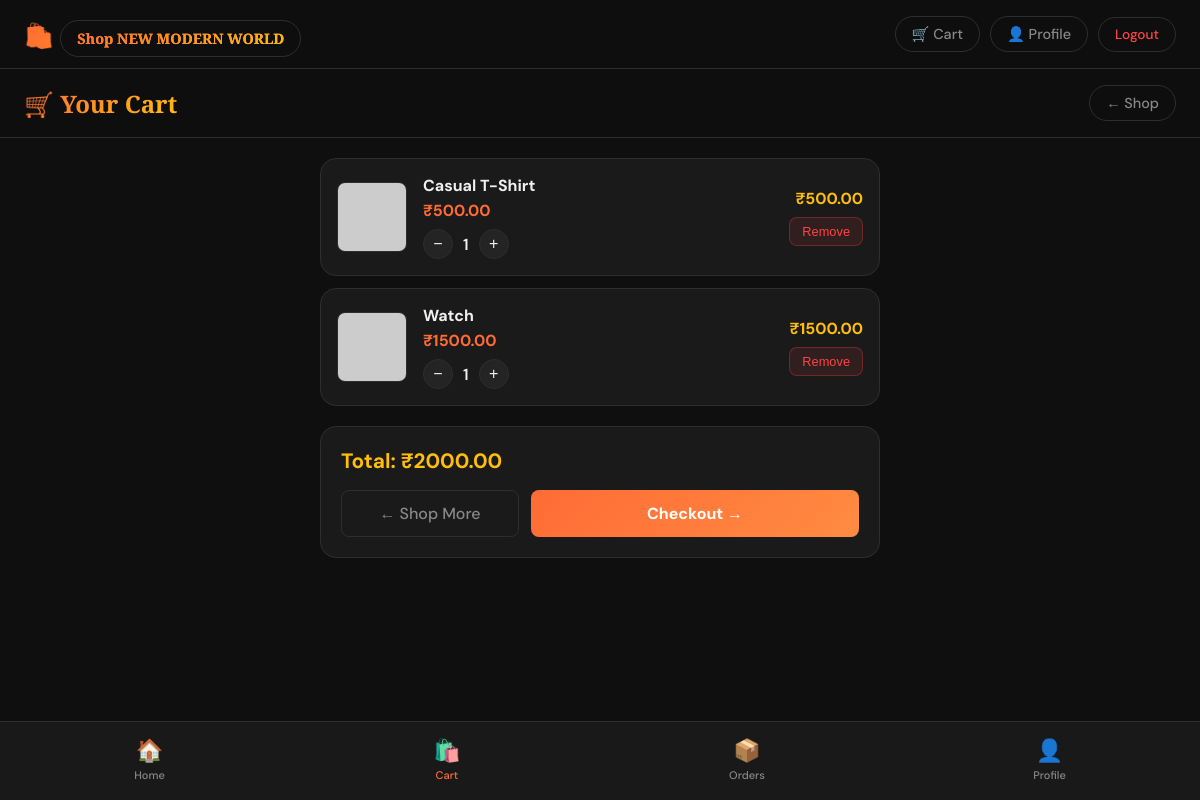
The app's page /cart/ (signed in) with its own data.
### cart/models.py (models this page shows, shortened)
class CartItem(models.Model):
    cart = models.ForeignKey(Cart, on_delete=models.CASCADE, related_name='items')
    product = models.ForeignKey(Product, on_delete=models.CASCADE)
    quantity = models.PositiveIntegerField(default=1)
    def get_subtotal(self):
        return self.product.price * self.quantity

class Cart(models.Model):
    user = models.OneToOneField(User, on_delete=models.CASCADE, related_name='cart')
    def get_total_price(self):
        return sum(item.product.price * item.quantity for item in self.items.all())

### products/models.py (models this page shows, shortened)
class Product(models.Model):
    name = models.CharField(max_length=200)
    description = models.TextField()
    price = models.DecimalField(max_digits=10, decimal_places=2)
    image = models.CharField(max_length=500, null=True, blank=True, help_text="Enter image URL or local media path")
    stock = models.IntegerField(default=0)
    category = models.ForeignKey(Category, on_delete=models.CASCADE, related_name='products')

### cart/views.py (the view)
# urls.py: path('', views.cart_detail_view, name='cart_detail'),
@login_required
def cart_detail_view(request):
    cart, created = Cart.objects.get_or_create(user=request.user)
    return render(request, 'cart/cart.html', {'cart': cart})

### templates/cart/cart.html (shortened to what this page needs)
{% extends 'base.html' %}
{% load static %}
{% block content %}
<div class="navbar" style="border-top: none;">
  <h2>🛒 Your Cart</h2>
  <a href="{% url 'home' %}">← Shop</a>
</div>
<div class="cart-container">
  <div id="cart-items">
    {% for item in cart.items.all %}
      <div class="cart-item">
        <div style="display:flex; gap:16px; align-items:center;">
          <img src="{{ item.product.image }}" alt="{{ item.product.name }}" class="cart-item-img" onerror="this.src='https://placehold.co/100x100/1a1a1a/888?text=Product'">
          <div>
            <h3>{{ item.product.name }}</h3>
            <p class="price">₹{{ item.product.price }}</p>
            <div class="qty-controls">
              <form method="post" action="{% url 'update_cart_quantity' item.id %}" style="display:inline; margin:0;">
                <button type="submit" class="qty-btn">−</button>
              </form>
              <span style="font-weight:600; color:#f0f0f0">{{ item.quantity }}</span>
              <form method="post" action="{% url 'update_cart_quantity' item.id %}" style="display:inline; margin:0;">
                <button type="submit" class="qty-btn">+</button>
              </form>
            </div>
          </div>
        </div>
        <div style="text-align:right">
          <p style="color:#ffbe0b; font-weight:700; font-size:1rem">₹{{ item.get_subtotal }}</p>
          <form method="post" action="{% url 'remove_from_cart' item.id %}" style="margin: 8px 0 0; padding: 0;">
            <button type="submit" class="remove-btn">Remove</button>
          </form>
        </div>
      </div>
    {% empty %}
      <div class="empty-state">
        <div class="empty-icon">🛒</div>
        <h3>Cart is empty</h3>
        <p>Add some products from the shop!</p>
      </div>
    {% endfor %}
  </div>
  {% if cart.items.all %}
    <div class="cart-total-box" id="cart-summary">
      <h3>Total: ₹<span id="total">{{ cart.get_total_price }}</span></h3>
      <div class="cart-actions">
        <a href="{% url 'home' %}" class="btn-secondary" style="text-decoration:none; text-align:center; display:flex; align-items:center; justify-content:center;">← Shop More</a>
        <a href="{% url 'checkout' %}" class="btn-primary" style="text-decoration:none; text-align:center; display:flex; align-items:center; justify-content:center;">Checkout →</a>
      </div>
    </div>
  {% endif %}
</div>
{% endblock %}

### static/css/style.css (style rules this page uses)
:root { --bg: #0f0f0f; --surface: #1a1a1a; --surface2: #242424; --accent: #ff6b35; --accent2: #ffbe0b; --text: #f0f0f0; --text-muted: #888; --border: #2e2e2e; --radius: 16px; --radius-sm: 8px; --shadow: 0 8px 32px rgba(0,0,0,0.4); --transition: all 0.3s cubic-bezier(0.4, 0, 0.2, 1); }
*, *::before, *::after { box-sizing: border-box; margin: 0; padding: 0; }
body { background: var(--bg); color: var(--text); font-family: 'DM Sans', sans-serif; font-weight: 400; min-height: 100vh; padding-bottom: 80px; }
.navbar { display: flex; justify-content: space-between; align-items: center; background: rgba(15,15,15,0.95); backdrop-filter: blur(20px); padding: 16px 24px; position: sticky; top: 0; z-index: 100; border-bottom: 1px solid var(--border); }
.navbar h2 { font-family: 'Playfair Display', serif; font-size: 1.5rem; background: linear-gradient(135deg, var(--accent), var(--accent2)); -webkit-background-clip: text; -webkit-text-fill-color: transparent; background-clip: text; }
.navbar a { color: var(--text-muted); text-decoration: none; font-size: 0.9rem; font-weight: 500; padding: 8px 16px; border: 1px solid var(--border); border-radius: 20px; transition: var(--transition); }
.cart-container { max-width: 600px; margin: 0 auto; padding: 20px; }
#cart-items { display: flex; flex-direction: column; gap: 12px; margin-bottom: 20px; }
.cart-item { background: var(--surface); border: 1px solid var(--border); border-radius: var(--radius); padding: 16px; display: flex; justify-content: space-between; align-items: center; gap: 12px; }
.cart-item h3 { font-size: 1rem; margin-bottom: 4px; }
.cart-item .price { color: var(--accent); font-weight: 700; }
.qty-controls { display: flex; align-items: center; gap: 10px; margin-top: 8px; }
.qty-btn { width: 30px; height: 30px; border-radius: 50%; border: 1px solid var(--border); background: var(--surface2); color: var(--text); font-size: 1rem; cursor: pointer; display: flex; align-items: center; justify-content: center; transition: var(--transition); }
.remove-btn { background: rgba(255,68,68,0.1); border: 1px solid rgba(255,68,68,0.3); color: #ff4444; padding: 6px 12px; border-radius: var(--radius-sm); font-size: 0.8rem; cursor: pointer; transition: var(--transition); }
.cart-total-box { background: var(--surface); border: 1px solid var(--border); border-radius: var(--radius); padding: 20px; margin-top: 16px; }
.cart-total-box h3 { font-size: 1.3rem; color: var(--accent2); }
.cart-actions { display: flex; gap: 12px; margin-top: 16px; }
.btn-secondary { flex: 1; padding: 12px; background: transparent; border: 1px solid var(--border); color: var(--text-muted); border-radius: var(--radius-sm); cursor: pointer; font-family: 'DM Sans', sans-serif; font-weight: 500; transition: var(--transition); }
.btn-primary { flex: 2; padding: 12px; background: linear-gradient(135deg, var(--accent), #ff8c42); border: none; color: white; border-radius: var(--radius-sm); cursor: pointer; font-family: 'DM Sans', sans-serif; font-weight: 700; font-size: 1rem; transition: var(--transition); }
.cart-item-img { width: 70px; height: 70px; object-fit: cover; border-radius: var(--radius-sm); border: 1px solid var(--border); flex-shrink: 0; }

### records on screen
CartItem: product.name "Casual T-Shirt", product.price "500.00", quantity "1", get_subtotal "500.00"
CartItem: product.name "Watch", product.price "1500.00", quantity "1", get_subtotal "1500.00"
Cart: get_total_price "2000.00"
